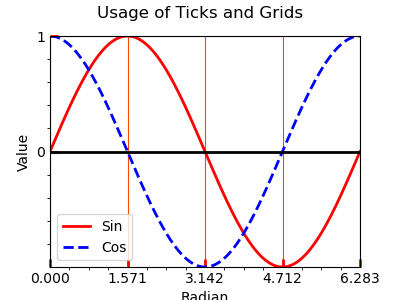

Here is the Python script that generated this plot:
#-------------------------------------------------------
#   CH_12_12_EX_2_Pyplot_AxisTicksGrids_Ticks_Grids.py
#-------------------------------------------------------
import numpy as np
import matplotlib.pyplot as plt
#
x = np.linspace(0, 2*np.pi, 361)
ys = np.sin(x)
yc = np.cos(x)
#----- 設定 xlim, ylim, grid, xticks, yticks, minorsticks
plt.figure(figsize = (4, 3))
plt.xlim(0, 2*np.pi)
plt.ylim(-1, 1)
plt.xlabel('Radian')
plt.ylabel('Value')
plt.grid(color='orangered')
plt.xticks((0, np.pi/2, np.pi, 1.5*np.pi, 2*np.pi))
plt.yticks((0, 1))
plt.minorticks_on()
plt.tick_params(which='major', direction='in', length=6, width=2, color='r')
#
plt.plot(x, ys, 'r-', lw = 2,  label = 'Sin')
plt.plot(x, yc, 'b--',  lw = 2, label= 'Cos')
#
plt.axhline(y=0, color='black', lw = 2)
plt.legend()
#
plt.suptitle('Usage of Ticks and Grids')
plt.savefig('CH_12_12_EX_2_Pyplot_AxisTicksGrids_Ticks_Grids.png')
plt.show()













































































	


